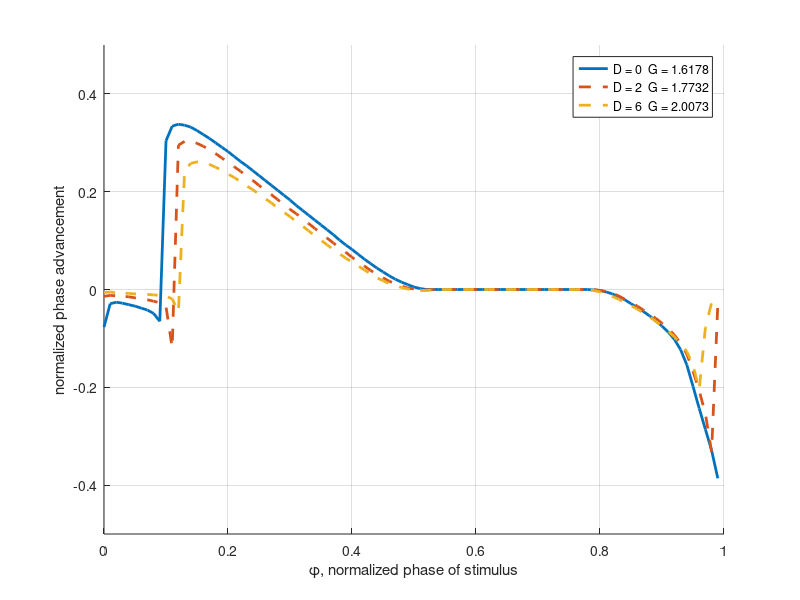
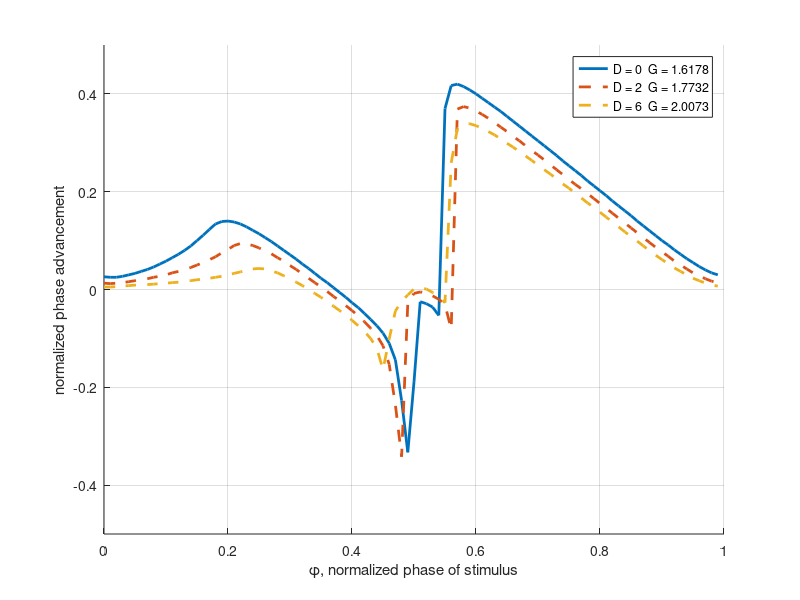
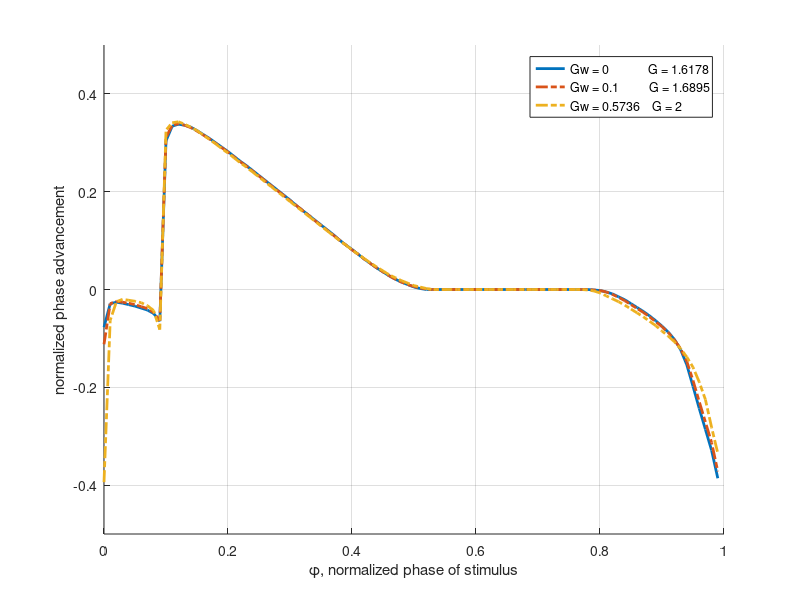
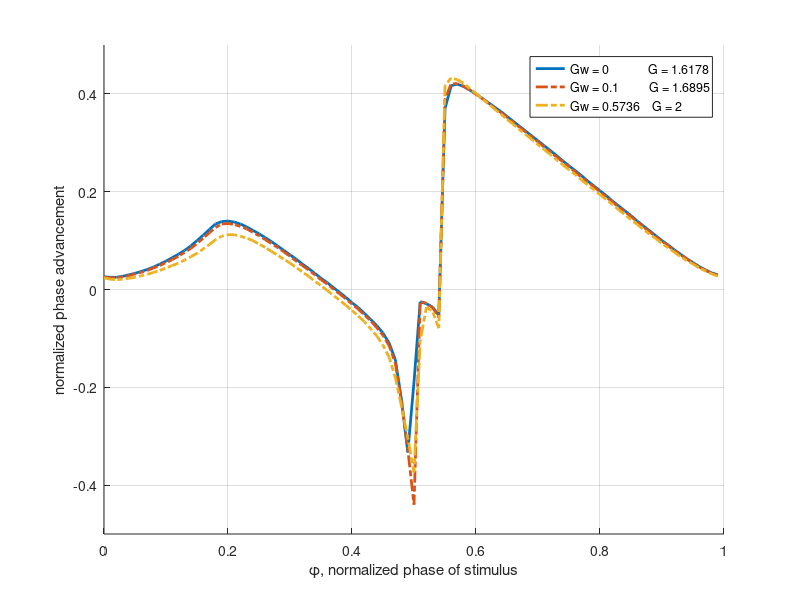

Recreate these plots in MATLAB, in order.
clear all
clc

%% For inhibition
load ('D0-.mat')
N = phase_shift;
load ('D2-.mat')
D2 = phase_shift;
load ('D6-.mat')
D6 = phase_shift;

num_phase = 100;

figure(1)
hold on
plot((0:num_phase-1)/num_phase,N,'LineWidth',2)
plot((0:num_phase-1)/num_phase,D2,'--','LineWidth',2)
plot((0:num_phase-1)/num_phase,D6,'--','LineWidth',2)
grid on
ylim([-0.5 0.5])
set(gcf,'Position',[500 200 600 300])
xlabel('\phi, normalized phase of stimulus')
ylabel('normalized phase advancement')

legend('D = 0  G = 1.6178','D = 2  G = 1.7732','D = 6  G = 2.0073')

%% For excitation
load ('D0+.mat')
N = phase_shift;
load ('D2+.mat')
D2 = phase_shift;
load ('D6+.mat')
D6 = phase_shift;

num_phase = 100;
 
figure(2)
hold on
plot((0:num_phase-1)/num_phase,N,'LineWidth',2)
plot((0:num_phase-1)/num_phase,D2,'--','LineWidth',2)
plot((0:num_phase-1)/num_phase,D6,'--','LineWidth',2)
grid on
ylim([-0.5 0.5])
set(gcf,'Position',[500 200 600 300])
xlabel('\phi, normalized phase of stimulus')
ylabel('normalized phase advancement')

legend('D = 0  G = 1.6178','D = 2  G = 1.7732','D = 6  G = 2.0073')

%% For Gw inhibition
load ('D0-.mat')
N = phase_shift;

load ('Gwm-.mat')
M = phase_shift;

load ('Gw-.mat')
G = phase_shift;

figure(3)
hold on
plot((0:num_phase-1)/num_phase,N,'LineWidth',2)
plot((0:num_phase-1)/num_phase,M,'-.','LineWidth',2)
plot((0:num_phase-1)/num_phase,G,'-.','LineWidth',2)
grid on
ylim([-0.5 0.5])
set(gcf,'Position',[500 200 600 300])
xlabel('\phi, normalized phase of stimulus')
ylabel('normalized phase advancement')

legend('Gw = 0             G = 1.6178','Gw = 0.1          G = 1.6895','Gw = 0.5736    G = 2')

%% For Gw excitation
load ('D0+.mat')
N = phase_shift;

load ('Gwm+.mat')
M = phase_shift;

load ('Gw+.mat')
G = phase_shift;

figure(4)
hold on
plot((0:num_phase-1)/num_phase,N,'LineWidth',2)
plot((0:num_phase-1)/num_phase,M,'-.','LineWidth',2)
plot((0:num_phase-1)/num_phase,G,'-.','LineWidth',2)
grid on
ylim([-0.5 0.5])
set(gcf,'Position',[500 200 600 300])
xlabel('\phi, normalized phase of stimulus')
ylabel('normalized phase advancement')

legend('Gw = 0             G = 1.6178','Gw = 0.1          G = 1.6895','Gw = 0.5736    G = 2')
